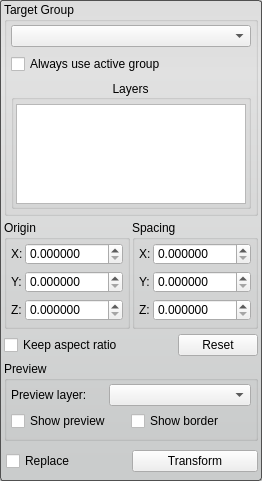
<?xml version="1.0" encoding="UTF-8"?>
<ui version="4.0">
 <class>TransformToolInterface</class>
 <widget class="QWidget" name="TransformToolInterface">
  <property name="geometry">
   <rect>
    <x>0</x>
    <y>0</y>
    <width>262</width>
    <height>481</height>
   </rect>
  </property>
  <property name="sizePolicy">
   <sizepolicy hsizetype="Preferred" vsizetype="Fixed">
    <horstretch>0</horstretch>
    <verstretch>0</verstretch>
   </sizepolicy>
  </property>
  <property name="sizeIncrement">
   <size>
    <width>0</width>
    <height>0</height>
   </size>
  </property>
  <property name="windowTitle">
   <string>Transform Tool</string>
  </property>
  <property name="styleSheet">
   <string notr="true">QWidget#TransformToolInterface{
	border-radius: 3px;
	border: 1px solid rgb(80, 80,80);
	background-color: qlineargradient(spread:pad, x1:0.5, y1:0, x2:0.5, y2:0.960227, stop:0 rgba(221, 221, 221, 255), stop:0.155779 rgba(228, 228, 228, 255), stop:1 rgba(202, 204, 204, 255));      
}</string>
  </property>
  <layout class="QVBoxLayout" name="verticalLayout_3">
   <property name="spacing">
    <number>4</number>
   </property>
   <property name="leftMargin">
    <number>4</number>
   </property>
   <property name="topMargin">
    <number>2</number>
   </property>
   <property name="rightMargin">
    <number>4</number>
   </property>
   <property name="bottomMargin">
    <number>4</number>
   </property>
   <item>
    <widget class="QGroupBox" name="target_groupbox_">
     <property name="sizePolicy">
      <sizepolicy hsizetype="Preferred" vsizetype="Fixed">
       <horstretch>0</horstretch>
       <verstretch>0</verstretch>
      </sizepolicy>
     </property>
     <property name="title">
      <string>Target Group</string>
     </property>
     <property name="flat">
      <bool>false</bool>
     </property>
     <layout class="QVBoxLayout" name="verticalLayout_4">
      <property name="leftMargin">
       <number>4</number>
      </property>
      <property name="topMargin">
       <number>2</number>
      </property>
      <property name="rightMargin">
       <number>4</number>
      </property>
      <property name="bottomMargin">
       <number>4</number>
      </property>
      <item>
       <widget class="QWidget" name="widget_9" native="true">
        <layout class="QVBoxLayout" name="verticalLayout_5">
         <property name="spacing">
          <number>2</number>
         </property>
         <property name="margin">
          <number>0</number>
         </property>
         <item>
          <widget class="QWidget" name="widget_10" native="true">
           <property name="minimumSize">
            <size>
             <width>0</width>
             <height>24</height>
            </size>
           </property>
           <property name="maximumSize">
            <size>
             <width>16777215</width>
             <height>24</height>
            </size>
           </property>
           <layout class="QHBoxLayout" name="horizontalLayout_6">
            <property name="spacing">
             <number>0</number>
            </property>
            <property name="margin">
             <number>0</number>
            </property>
            <item>
             <widget class="QComboBox" name="target_group_">
              <property name="sizePolicy">
               <sizepolicy hsizetype="Ignored" vsizetype="Fixed">
                <horstretch>0</horstretch>
                <verstretch>0</verstretch>
               </sizepolicy>
              </property>
             </widget>
            </item>
           </layout>
          </widget>
         </item>
        </layout>
       </widget>
      </item>
      <item>
       <widget class="QWidget" name="widget_12" native="true">
        <property name="minimumSize">
         <size>
          <width>0</width>
          <height>20</height>
         </size>
        </property>
        <layout class="QHBoxLayout" name="horizontalLayout_7">
         <property name="spacing">
          <number>0</number>
         </property>
         <property name="margin">
          <number>0</number>
         </property>
         <item>
          <widget class="QCheckBox" name="use_active_group_">
           <property name="text">
            <string>Always use active group</string>
           </property>
          </widget>
         </item>
        </layout>
       </widget>
      </item>
      <item>
       <widget class="QGroupBox" name="groupBox">
        <property name="title">
         <string>Layers</string>
        </property>
        <property name="alignment">
         <set>Qt::AlignCenter</set>
        </property>
        <property name="flat">
         <bool>true</bool>
        </property>
        <property name="checkable">
         <bool>false</bool>
        </property>
        <layout class="QVBoxLayout" name="verticalLayout_6">
         <property name="spacing">
          <number>2</number>
         </property>
         <property name="leftMargin">
          <number>2</number>
         </property>
         <property name="topMargin">
          <number>4</number>
         </property>
         <property name="rightMargin">
          <number>2</number>
         </property>
         <property name="bottomMargin">
          <number>2</number>
         </property>
         <item>
          <widget class="QListWidget" name="layer_list_">
           <property name="enabled">
            <bool>true</bool>
           </property>
           <property name="sizePolicy">
            <sizepolicy hsizetype="Ignored" vsizetype="Fixed">
             <horstretch>0</horstretch>
             <verstretch>0</verstretch>
            </sizepolicy>
           </property>
           <property name="minimumSize">
            <size>
             <width>0</width>
             <height>100</height>
            </size>
           </property>
           <property name="maximumSize">
            <size>
             <width>16777215</width>
             <height>100</height>
            </size>
           </property>
           <property name="frameShape">
            <enum>QFrame::StyledPanel</enum>
           </property>
           <property name="selectionMode">
            <enum>QAbstractItemView::MultiSelection</enum>
           </property>
           <property name="resizeMode">
            <enum>QListView::Adjust</enum>
           </property>
          </widget>
         </item>
        </layout>
       </widget>
      </item>
     </layout>
    </widget>
   </item>
   <item>
    <widget class="QWidget" name="widget_8" native="true">
     <layout class="QHBoxLayout" name="horizontalLayout_4">
      <property name="spacing">
       <number>2</number>
      </property>
      <property name="margin">
       <number>0</number>
      </property>
      <item>
       <widget class="QGroupBox" name="origin_groupbox_">
        <property name="title">
         <string>Origin</string>
        </property>
        <layout class="QVBoxLayout" name="verticalLayout">
         <property name="spacing">
          <number>4</number>
         </property>
         <property name="leftMargin">
          <number>4</number>
         </property>
         <property name="topMargin">
          <number>2</number>
         </property>
         <property name="rightMargin">
          <number>4</number>
         </property>
         <property name="bottomMargin">
          <number>4</number>
         </property>
         <item>
          <widget class="QWidget" name="widget" native="true">
           <property name="minimumSize">
            <size>
             <width>0</width>
             <height>24</height>
            </size>
           </property>
           <layout class="QHBoxLayout" name="horizontalLayout_12" stretch="0,0">
            <property name="spacing">
             <number>0</number>
            </property>
            <property name="margin">
             <number>0</number>
            </property>
            <item>
             <widget class="QLabel" name="label">
              <property name="sizePolicy">
               <sizepolicy hsizetype="Fixed" vsizetype="Preferred">
                <horstretch>0</horstretch>
                <verstretch>0</verstretch>
               </sizepolicy>
              </property>
              <property name="minimumSize">
               <size>
                <width>14</width>
                <height>0</height>
               </size>
              </property>
              <property name="text">
               <string>X:</string>
              </property>
             </widget>
            </item>
            <item>
             <widget class="QDoubleSpinBox" name="origin_x_spinbox_">
              <property name="sizePolicy">
               <sizepolicy hsizetype="MinimumExpanding" vsizetype="Fixed">
                <horstretch>0</horstretch>
                <verstretch>0</verstretch>
               </sizepolicy>
              </property>
              <property name="decimals">
               <number>6</number>
              </property>
             </widget>
            </item>
           </layout>
          </widget>
         </item>
         <item>
          <widget class="QWidget" name="widget_2" native="true">
           <property name="minimumSize">
            <size>
             <width>0</width>
             <height>24</height>
            </size>
           </property>
           <layout class="QHBoxLayout" name="horizontalLayout_11" stretch="0,0">
            <property name="spacing">
             <number>0</number>
            </property>
            <property name="margin">
             <number>0</number>
            </property>
            <item>
             <widget class="QLabel" name="label_2">
              <property name="sizePolicy">
               <sizepolicy hsizetype="Fixed" vsizetype="Preferred">
                <horstretch>0</horstretch>
                <verstretch>0</verstretch>
               </sizepolicy>
              </property>
              <property name="minimumSize">
               <size>
                <width>14</width>
                <height>0</height>
               </size>
              </property>
              <property name="text">
               <string>Y:</string>
              </property>
             </widget>
            </item>
            <item>
             <widget class="QDoubleSpinBox" name="origin_y_spinbox_">
              <property name="sizePolicy">
               <sizepolicy hsizetype="MinimumExpanding" vsizetype="Fixed">
                <horstretch>0</horstretch>
                <verstretch>0</verstretch>
               </sizepolicy>
              </property>
              <property name="decimals">
               <number>6</number>
              </property>
             </widget>
            </item>
           </layout>
          </widget>
         </item>
         <item>
          <widget class="QWidget" name="widget_3" native="true">
           <property name="minimumSize">
            <size>
             <width>0</width>
             <height>24</height>
            </size>
           </property>
           <layout class="QHBoxLayout" name="horizontalLayout_10" stretch="0,0">
            <property name="spacing">
             <number>0</number>
            </property>
            <property name="margin">
             <number>0</number>
            </property>
            <item>
             <widget class="QLabel" name="label_3">
              <property name="sizePolicy">
               <sizepolicy hsizetype="Fixed" vsizetype="Preferred">
                <horstretch>0</horstretch>
                <verstretch>0</verstretch>
               </sizepolicy>
              </property>
              <property name="minimumSize">
               <size>
                <width>14</width>
                <height>0</height>
               </size>
              </property>
              <property name="text">
               <string>Z:</string>
              </property>
             </widget>
            </item>
            <item>
             <widget class="QDoubleSpinBox" name="origin_z_spinbox_">
              <property name="sizePolicy">
               <sizepolicy hsizetype="MinimumExpanding" vsizetype="Fixed">
                <horstretch>0</horstretch>
                <verstretch>0</verstretch>
               </sizepolicy>
              </property>
              <property name="decimals">
               <number>6</number>
              </property>
             </widget>
            </item>
           </layout>
          </widget>
         </item>
        </layout>
       </widget>
      </item>
      <item>
       <widget class="QGroupBox" name="spacing_groupbox_">
        <property name="title">
         <string>Spacing</string>
        </property>
        <layout class="QVBoxLayout" name="verticalLayout_2">
         <property name="spacing">
          <number>4</number>
         </property>
         <property name="leftMargin">
          <number>4</number>
         </property>
         <property name="topMargin">
          <number>2</number>
         </property>
         <property name="rightMargin">
          <number>4</number>
         </property>
         <property name="bottomMargin">
          <number>4</number>
         </property>
         <item>
          <widget class="QWidget" name="widget_4" native="true">
           <property name="minimumSize">
            <size>
             <width>0</width>
             <height>24</height>
            </size>
           </property>
           <layout class="QHBoxLayout" name="horizontalLayout_3" stretch="0,0">
            <property name="spacing">
             <number>0</number>
            </property>
            <property name="margin">
             <number>0</number>
            </property>
            <item>
             <widget class="QLabel" name="label_4">
              <property name="sizePolicy">
               <sizepolicy hsizetype="Fixed" vsizetype="Preferred">
                <horstretch>0</horstretch>
                <verstretch>0</verstretch>
               </sizepolicy>
              </property>
              <property name="minimumSize">
               <size>
                <width>14</width>
                <height>0</height>
               </size>
              </property>
              <property name="text">
               <string>X:</string>
              </property>
             </widget>
            </item>
            <item>
             <widget class="QDoubleSpinBox" name="spacing_x_spinbox_">
              <property name="sizePolicy">
               <sizepolicy hsizetype="MinimumExpanding" vsizetype="Fixed">
                <horstretch>0</horstretch>
                <verstretch>0</verstretch>
               </sizepolicy>
              </property>
              <property name="decimals">
               <number>6</number>
              </property>
             </widget>
            </item>
           </layout>
          </widget>
         </item>
         <item>
          <widget class="QWidget" name="widget_5" native="true">
           <property name="minimumSize">
            <size>
             <width>0</width>
             <height>24</height>
            </size>
           </property>
           <layout class="QHBoxLayout" name="horizontalLayout_2" stretch="0,0">
            <property name="spacing">
             <number>0</number>
            </property>
            <property name="margin">
             <number>0</number>
            </property>
            <item>
             <widget class="QLabel" name="label_6">
              <property name="sizePolicy">
               <sizepolicy hsizetype="Fixed" vsizetype="Preferred">
                <horstretch>0</horstretch>
                <verstretch>0</verstretch>
               </sizepolicy>
              </property>
              <property name="minimumSize">
               <size>
                <width>14</width>
                <height>0</height>
               </size>
              </property>
              <property name="text">
               <string>Y:</string>
              </property>
             </widget>
            </item>
            <item>
             <widget class="QDoubleSpinBox" name="spacing_y_spinbox_">
              <property name="sizePolicy">
               <sizepolicy hsizetype="MinimumExpanding" vsizetype="Fixed">
                <horstretch>0</horstretch>
                <verstretch>0</verstretch>
               </sizepolicy>
              </property>
              <property name="decimals">
               <number>6</number>
              </property>
             </widget>
            </item>
           </layout>
          </widget>
         </item>
         <item>
          <widget class="QWidget" name="widget_6" native="true">
           <property name="minimumSize">
            <size>
             <width>0</width>
             <height>24</height>
            </size>
           </property>
           <layout class="QHBoxLayout" name="horizontalLayout" stretch="0,0">
            <property name="spacing">
             <number>0</number>
            </property>
            <property name="margin">
             <number>0</number>
            </property>
            <item>
             <widget class="QLabel" name="label_5">
              <property name="sizePolicy">
               <sizepolicy hsizetype="Fixed" vsizetype="Preferred">
                <horstretch>0</horstretch>
                <verstretch>0</verstretch>
               </sizepolicy>
              </property>
              <property name="minimumSize">
               <size>
                <width>14</width>
                <height>0</height>
               </size>
              </property>
              <property name="text">
               <string>Z:</string>
              </property>
             </widget>
            </item>
            <item>
             <widget class="QDoubleSpinBox" name="spacing_z_spinbox_">
              <property name="sizePolicy">
               <sizepolicy hsizetype="MinimumExpanding" vsizetype="Fixed">
                <horstretch>0</horstretch>
                <verstretch>0</verstretch>
               </sizepolicy>
              </property>
              <property name="decimals">
               <number>6</number>
              </property>
             </widget>
            </item>
           </layout>
          </widget>
         </item>
        </layout>
       </widget>
      </item>
     </layout>
    </widget>
   </item>
   <item>
    <widget class="QWidget" name="widget_7" native="true">
     <property name="minimumSize">
      <size>
       <width>0</width>
       <height>24</height>
      </size>
     </property>
     <property name="maximumSize">
      <size>
       <width>16777215</width>
       <height>24</height>
      </size>
     </property>
     <layout class="QHBoxLayout" name="horizontalLayout_13">
      <property name="spacing">
       <number>0</number>
      </property>
      <property name="margin">
       <number>0</number>
      </property>
      <item>
       <widget class="QCheckBox" name="keep_aspect_ratio_checkbox_">
        <property name="text">
         <string>Keep aspect ratio</string>
        </property>
       </widget>
      </item>
      <item>
       <spacer name="horizontalSpacer">
        <property name="orientation">
         <enum>Qt::Horizontal</enum>
        </property>
        <property name="sizeHint" stdset="0">
         <size>
          <width>40</width>
          <height>20</height>
         </size>
        </property>
       </spacer>
      </item>
      <item>
       <widget class="QPushButton" name="reset_button_">
        <property name="text">
         <string>Reset</string>
        </property>
       </widget>
      </item>
     </layout>
    </widget>
   </item>
   <item>
    <widget class="QGroupBox" name="groupBox_2">
     <property name="title">
      <string>Preview</string>
     </property>
     <layout class="QVBoxLayout" name="verticalLayout_7">
      <property name="spacing">
       <number>4</number>
      </property>
      <property name="leftMargin">
       <number>4</number>
      </property>
      <property name="topMargin">
       <number>2</number>
      </property>
      <property name="rightMargin">
       <number>4</number>
      </property>
      <property name="bottomMargin">
       <number>4</number>
      </property>
      <item>
       <layout class="QHBoxLayout" name="horizontalLayout_9" stretch="2,3">
        <item>
         <widget class="QLabel" name="label_7">
          <property name="text">
           <string>Preview layer:</string>
          </property>
         </widget>
        </item>
        <item>
         <widget class="QComboBox" name="preview_layer_combobox_">
          <property name="sizePolicy">
           <sizepolicy hsizetype="Ignored" vsizetype="Fixed">
            <horstretch>0</horstretch>
            <verstretch>0</verstretch>
           </sizepolicy>
          </property>
         </widget>
        </item>
       </layout>
      </item>
      <item>
       <widget class="QWidget" name="widget_13" native="true">
        <property name="minimumSize">
         <size>
          <width>0</width>
          <height>20</height>
         </size>
        </property>
        <property name="maximumSize">
         <size>
          <width>16777215</width>
          <height>20</height>
         </size>
        </property>
        <layout class="QHBoxLayout" name="horizontalLayout_8" stretch="1,1">
         <property name="spacing">
          <number>0</number>
         </property>
         <property name="margin">
          <number>0</number>
         </property>
         <item>
          <widget class="QCheckBox" name="show_preview_checkbox_">
           <property name="text">
            <string>Show preview</string>
           </property>
          </widget>
         </item>
         <item>
          <widget class="QCheckBox" name="show_border_checkbox_">
           <property name="text">
            <string>Show border</string>
           </property>
          </widget>
         </item>
        </layout>
       </widget>
      </item>
     </layout>
    </widget>
   </item>
   <item>
    <widget class="QWidget" name="widget_11" native="true">
     <property name="minimumSize">
      <size>
       <width>0</width>
       <height>32</height>
      </size>
     </property>
     <property name="maximumSize">
      <size>
       <width>16777215</width>
       <height>32</height>
      </size>
     </property>
     <layout class="QHBoxLayout" name="horizontalLayout_5" stretch="1,1">
      <property name="spacing">
       <number>0</number>
      </property>
      <property name="leftMargin">
       <number>2</number>
      </property>
      <property name="topMargin">
       <number>0</number>
      </property>
      <property name="rightMargin">
       <number>0</number>
      </property>
      <property name="bottomMargin">
       <number>0</number>
      </property>
      <item>
       <widget class="QCheckBox" name="replace_checkbox_">
        <property name="minimumSize">
         <size>
          <width>0</width>
          <height>32</height>
         </size>
        </property>
        <property name="text">
         <string>Replace</string>
        </property>
       </widget>
      </item>
      <item>
       <widget class="QPushButton" name="execute_button_">
        <property name="text">
         <string>Transform</string>
        </property>
       </widget>
      </item>
     </layout>
    </widget>
   </item>
  </layout>
 </widget>
 <resources/>
 <connections/>
</ui>
